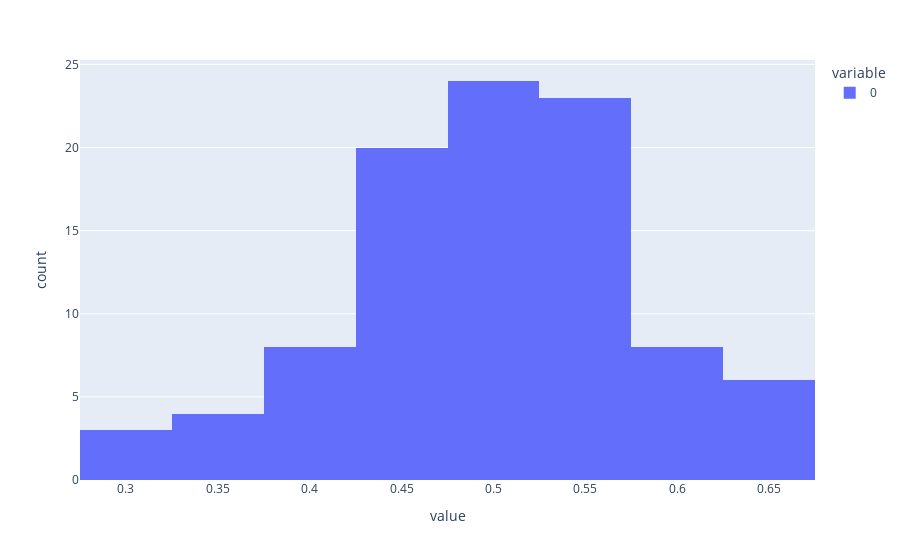

The notebook cell saved with this chart:
### Code cell
# health risk assessment and gender count by provider
malesxprovider = data.groupby("servicing_provider_id").member_sex.sum()
males_propxprovider = malesxprovider.values / patientsxprovider.values
print(np.min(males_propxprovider))
print(np.max(males_propxprovider))
px.histogram(males_propxprovider)
# nope no probider services only males or females

### Figure 1 — Plotly figure (JSON) as saved in the notebook; plotly's stock layout.template omitted (floating-point values rounded to 4 significant figures)
{"data": [{"bingroup": "x", "hovertemplate": "variable=0<br>value=%{x}<br>count=%{y}<extra></extra>", "legendgroup": "0", "marker": {"color": "#636efa", "pattern": {"shape": ""}}, "name": "0", "orientation": "v", "showlegend": true, "type": "histogram", "x": [0.5, 0.5476, 0.5581, 0.5526, 0.4651, 0.5192, 0.5526, 0.2917, 0.5556, 0.6061, 0.4667, 0.4043, 0.4792, 0.5357, 0.4681, 0.5, 0.375, 0.5345, 0.5227, 0.4167, 0.6296, 0.4318, 0.4082, 0.5, 0.4091, 0.449, 0.5745, 0.551, 0.5581, 0.3571, 0.4878, 0.625, 0.5435, 0.3409, 0.5532, 0.6, 0.4255, 0.3443, 0.5357, 0.5, 0.575, 0.4615, 0.3673, 0.5577, 0.4894, 0.4167, 0.4894, 0.4545, 0.6304, 0.5, 0.2791, 0.4419, 0.6136, 0.525, 0.475, 0.4898, 0.4894, 0.617, 0.5882, 0.4186, 0.5556, 0.4722, 0.625, 0.5208, 0.6279, 0.5333, 0.5333, 0.4912, 0.4865, 0.4808, 0.5111, 0.4878, 0.551, 0.4681, 0.4634, 0.4545, 0.45, 0.5227, 0.5745, 0.5814, 0.4524, 0.4186, 0.5581, 0.4681, 0.4412, 0.3, 0.4444, 0.5349, 0.4773, 0.5849, 0.4872, 0.561, 0.4318, 0.5091, 0.65, 0.4314], "xaxis": "x", "yaxis": "y"}], "layout": {"barmode": "relative", "legend": {"title": {"text": "variable"}, "tracegroupgap": 0}, "margin": {"t": 60}, "xaxis": {"anchor": "y", "domain": [0, 1], "title": {"text": "value"}}, "yaxis": {"anchor": "x", "domain": [0, 1], "title": {"text": "count"}}}}
